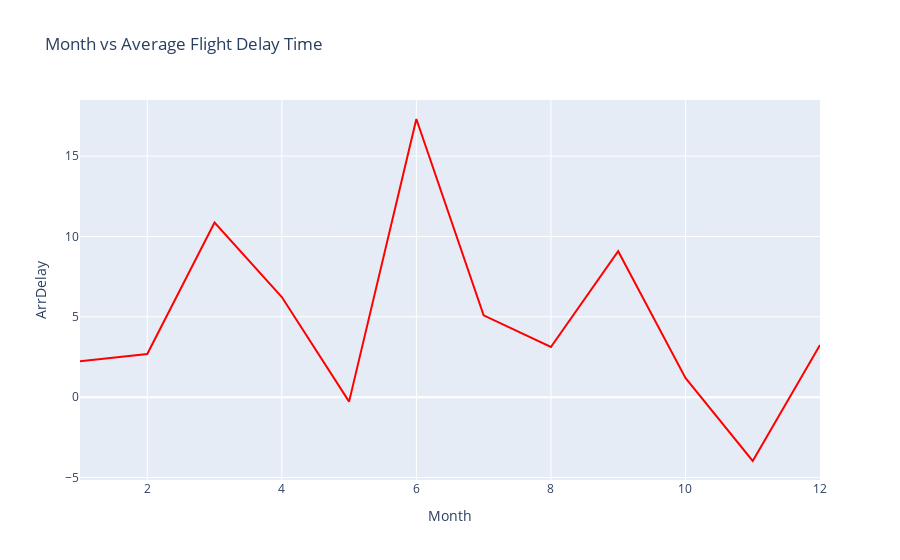

Notebook cell for this chart:
### Markdown cell above
#### To do:

*   Create a line plot with x-axis being the month and y-axis being computed average delay time. Update plot title,\
    xaxis, and yaxis title.

*   Hint: Scatter and line plot vary by updating mode parameter.

### Code cell
# Create line plot 
fig = go.Figure(data = go.Scatter(x = line_data['Month'], y = line_data['ArrDelay'], mode = 'lines', marker = dict(color = 'red')))
fig.update_layout(title='Month vs Average Flight Delay Time', xaxis_title='Month', yaxis_title='ArrDelay')
fig.show()

### Figure 1 — Plotly figure (JSON) as saved in the notebook; plotly's stock layout.template omitted (floating-point values rounded to 4 significant figures)
{"data": [{"marker": {"color": "red"}, "mode": "lines", "type": "scatter", "x": [1, 2, 3, 4, 5, 6, 7, 8, 9, 10, 11, 12], "y": [2.233, 2.688, 10.87, 6.229, -0.2791, 17.31, 5.089, 3.122, 9.081, 1.2, -3.975, 3.241]}], "layout": {"title": {"text": "Month vs Average Flight Delay Time"}, "xaxis": {"title": {"text": "Month"}}, "yaxis": {"title": {"text": "ArrDelay"}}}}
